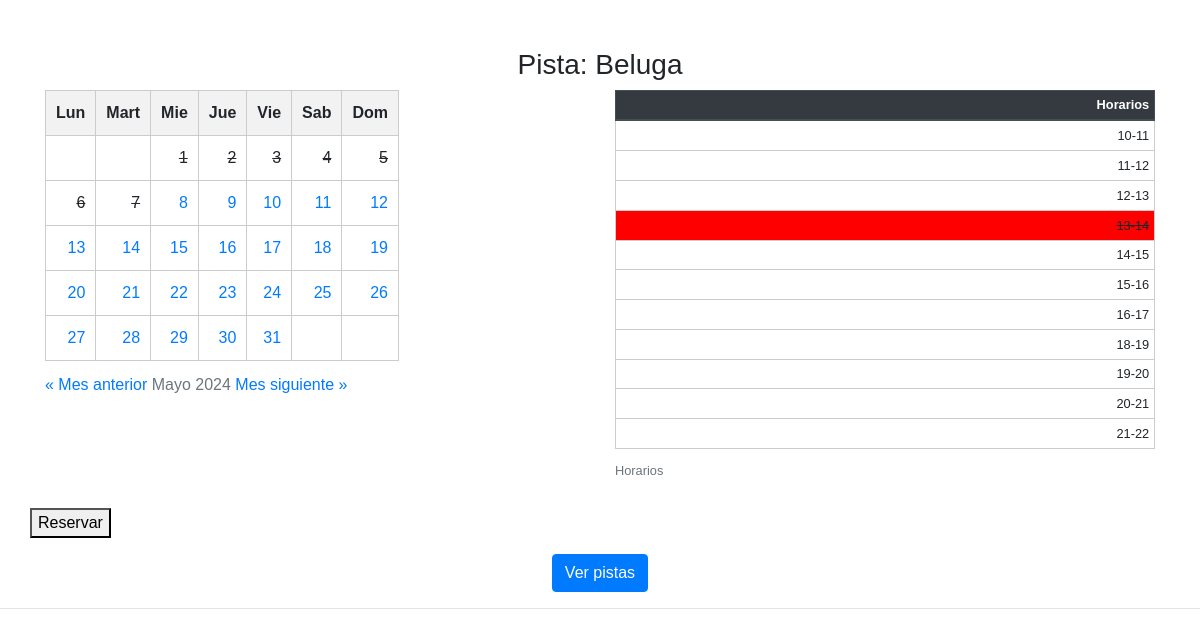
/reservapista.php?pista_id=1, run on the app's committed database.
### tables this page shows
CREATE TABLE `pista` (
  `idpista` int(11) NOT NULL AUTO_INCREMENT,
  `nombrepista` varchar(255) DEFAULT NULL,
  `foto` varchar(255) DEFAULT NULL,
  PRIMARY KEY (`idpista`)
);

CREATE TABLE `horas` (
  `idhoras` int(11) NOT NULL AUTO_INCREMENT,
  `descripcion` varchar(255) DEFAULT NULL,
  PRIMARY KEY (`idhoras`)
);

### reservapista.php (the view, shortened to what this page needs)
<?php
if (isset($_GET["pista_id"])) {
    $idpista = $_GET["pista_id"];
}
function obtenerNombreMes($mes)
{
    $nombresMeses = array(
        1 => 'Enero',
        2 => 'Febrero',
        3 => 'Marzo',
        4 => 'Abril',
        5 => 'Mayo',
        6 => 'Junio',
        7 => 'Julio',
        8 => 'Agosto',
        9 => 'Septiembre',
        10 => 'Octubre',
        11 => 'Noviembre',
        12 => 'Diciembre'
    );
    return $nombresMeses[intval($mes)];
}
function generarCalendario($mes, $anio)
{
    $nombreMes = obtenerNombreMes($mes);
    $numDias = cal_days_in_month(CAL_GREGORIAN, $mes, $anio);
    $primerDiaSemana = date('N', strtotime("$anio-$mes-01"));
    $diaActual = date('d');
    $mesAnterior = ($mes == 1) ? 12 : $mes - 1;
    $anioAnterior = ($mes == 1) ? $anio - 1 : $anio;
    $mesSiguiente = ($mes == 12) ? 1 : $mes + 1;
    $anioSiguiente = ($mes == 12) ? $anio + 1 : $anio;
    $output = '<table>';
    $output .= '<caption>';
    $output .= '<a href="?mes=' . $mesAnterior . '&anio=' . $anioAnterior . '">&laquo; Mes anterior</a>';
    $output .= ' ' . $nombreMes . ' ' . $anio . ' ';
    $output .= '<a href="?mes=' . $mesSiguiente . '&anio=' . $anioSiguiente . '">Mes siguiente &raquo;</a>';
    $output .= '</caption>';
    $output .= '<thead>';
    $output .= '<tr>';
    $output .= '<th>Lun</th>';
    $output .= '<th>Mart</th>';
    $output .= '<th>Mie</th>';
    $output .= '<th>Jue</th>';
    $output .= '<th>Vie</th>';
    $output .= '<th>Sab</th>';
    $output .= '<th>Dom</th>';
    $output .= '</tr>';
    $output .= '</thead>';
    $output .= '<tbody>';
    $dia = 1;
    for ($i = 1; $i <= 6; $i++) {
        $output .= '<tr>';
        for ($j = 1; $j <= 7; $j++) {
            if (($i === 1 && $j < $primerDiaSemana) || $dia > $numDias) {
                $output .= '<td></td>';
            } else {
                if ($dia < $diaActual && $mes == date('m') && $anio == date('Y')) {
                    $output .= '<td style="text-decoration: line-through;">' . $dia . '</td>';
                } else {
                    $output .= '<td><a href="#"  class="dia" onclick="seleccionarDia(this,' . $dia . ')">' . $dia . '</a></td>';
                }
                $dia++;
            }
        }
        $output .= '</tr>';
        if ($dia > $numDias) {
            break;
        }
    }
    $output .= '</tbody>';
    $output .= '</table>';
    return $output;
}
function getHorasLibres($fechaReserva, $idPista)
{
    include("conexion.php");
    $consulta = "SELECT idhoras,descripcion FROM horas WHERE idhoras NOT IN (
        SELECT idhora FROM reservas
        WHERE idpista = :idPista AND fecha_reserva = :fechaReserva
    )";
    try {
        $statement = $conn->prepare($consulta);
        $statement->execute(array(':idPista' => $idPista, ':fechaReserva' => $fechaReserva));
        $horasLibres = $statement->fetchAll(PDO::FETCH_ASSOC);
        return $horasLibres;
    } catch (PDOException $e) {
        return "Error: " . $e->getMessage();
    }
}
function getHoras()
{
    include("conexion.php");
    $consulta = "SELECT idhoras,descripcion FROM horas";
    try {
        $statement = $conn->prepare($consulta);
        $statement->execute();
        $horas = $statement->fetchAll(PDO::FETCH_ASSOC);
        return $horas;
    } catch (PDOException $e) {
        return "Error: " . $e->getMessage();
    }
}
function getPista($idpista)
{
    include("conexion.php");
    $consulta = "SELECT * FROM pista where idpista=?";
    try {
        $statement = $conn->prepare($consulta);
        $statement->bindParam(1, $idpista);
        $statement->execute();
        $pista = $statement->fetchAll(PDO::FETCH_ASSOC);
        return $pista;
    } catch (PDOException $e) {
        return "Error: " . $e->getMessage();
    }
}
$horas = getHoras();
$pista = getPista($idpista)[0];
$mesActual = isset($_GET['mes']) ? $_GET['mes'] : date('m');
$anioActual = isset($_GET['anio']) ? $_GET['anio'] : date('Y');
$dia = isset($_GET['dia']) ? $_GET['dia'] : date('d');
$fecha = $anioActual . sprintf("%02d", $mesActual) . sprintf("%02d", $dia);
$horasLibres = getHorasLibres($fecha, $idpista);
?>
<!DOCTYPE html>
<html lang="en">
<head>
    <link rel="stylesheet" href="https://stackpath.bootstrapcdn.com/bootstrap/4.5.2/css/bootstrap.min.css">
    <link rel="stylesheet" href="assets/css/style.css">
</head>
<body>
    <div class="container mt-5">
        <div>
            <h3>Pista: <?php echo $pista["nombrepista"]; ?></h3>
        </div>
        <div class="row">
            <div class="col-md-6">
                <?php echo generarCalendario($mesActual, $anioActual); ?>
            </div>
            <div class="col-md-6">
                <table class="table table-sm">
                    <caption>Horarios</caption>
                    <thead class="thead-dark">
                        <tr>
                            <th scope="col">Horarios</th>
                        </tr>
                    </thead>
                    <tbody>
                        <?php
                        foreach ($horas as $key => $hora) {
                            $estado = in_array($hora, $horasLibres) ? 'libre' : 'ocupado';
                            echo "<tr id=hora" . $hora['idhoras'] . "  class='" . $estado . "'>
                                <td onclick='reservar(".$hora['idhoras'].")'>" . $hora['descripcion'] . "</td>
                            </tr>";
                        }
                        ?>
                    </tbody>
                </table>
            </div>
        </div>
        <div class="row">
            <button id="btnReserva">Reservar</button>
        </div>
        <div class="row mt-3">
            <div class="col-md-12">
                <a href="pistas.php" class="btn btn-primary">Ver pistas</a>
            </div>
        </div>
    </div>
    <hr>
</body>
</html>

### assets/css/style.css (style rules this page uses)
.ocupado { background-color: red; text-decoration: line-through; }
.table-sm { font-size: 0.8em; }
body { margin: 0; padding: 0; font-family: Arial, sans-serif; }
.container { text-align: center; margin-top: 50px; }
body { font-family: Arial, sans-serif; margin: 0; padding: 0; }
table { border-collapse: collapse; width: 100%; }
th, td { border: 1px solid #ccc; padding: 10px; text-align: center; }
th { background-color: #f2f2f2; }
table { border-collapse: collapse; align-content: center; width: 60%; }
th, td { border: 1px solid #ccc; padding: 10px; text-align: right; }

### data on the page
pista: nombrepista "Beluga"
horas: descripcion "10-11"
horas: descripcion "11-12"
horas: descripcion "12-13"
horas: descripcion "13-14"
horas: descripcion "14-15"
horas: descripcion "15-16"
horas: descripcion "16-17"
horas: descripcion "18-19"
horas: descripcion "19-20"
horas: descripcion "20-21"
horas: descripcion "21-22"

### other printed values
generarCalendario($mesActual, $anioActual) "Mayo 2024"
